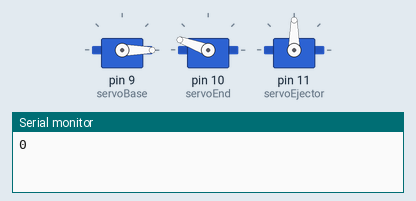
This sketch was run on a simulated Arduino Uno, built with avr-gcc and run on an emulated ATmega328P. Shown: 3 × servo, the last lines printed to the serial monitor.

Above: at 0.1 s.
At 3.68 s:
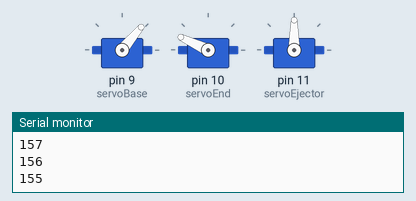
At 10.5 s:
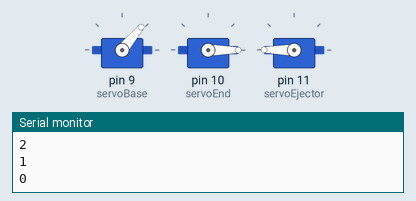
At 21.22 s:
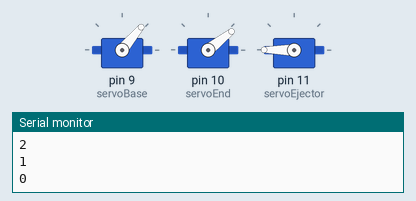
At 28.4 s:
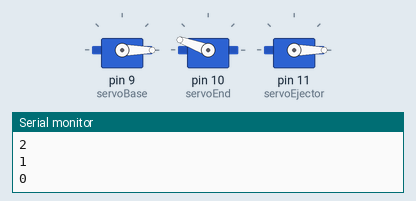
At 39.73 s:
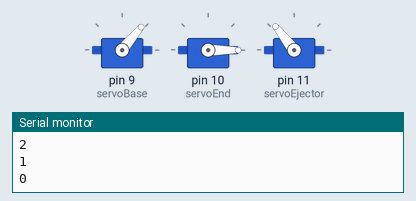
Timing chart, 0 to 40.0 s (numbered marks = the images above):
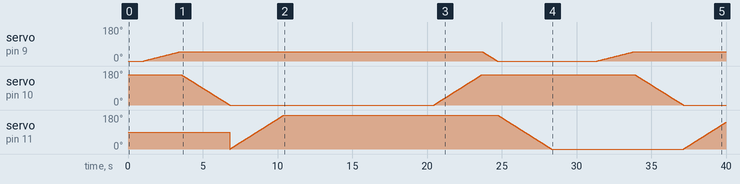

The sketch:

arm.ino
```cpp
// include the Servo library
#include <Servo.h>

Servo servoBase;  // create a servo object
Servo servoEnd;  // create a servo object
Servo servoEjector;

int posBase = 0, posEnd = 160, posEjector = 0;

void setup() {
  servoBase.attach(9);   // attaches the servo on pin 9 to the servo object
  servoEnd.attach(10);   // attaches the servo on pin 10 to the servo object
  servoEjector.attach(11);   // attaches the servo on pin 11 to the servo object
  Serial.begin(9600);  // open a serial connection to your computer
}

void loop() {
  Serial.println(0);
  servoEnd.write(160);
  servoBase.write(0);
  delay(1000);

  // base action
  for (posBase = 0; posBase <= 50; posBase += 1) {
    // pos cannot go beyond 180
    Serial.println(posBase);
    servoBase.write(posBase);
    delay(50);
  }
  // delay(1000);

  // end action
  for (posEnd = 160; posEnd >= 0; posEnd -= 1) {
    // pos cannot go beyond 180
    Serial.println(posEnd);
    servoEnd.write(posEnd);
    delay(20);
  }

  for (posEjector = 0; posEjector <= 180; posEjector += 1) {
    // pos cannot go beyond 180
//    Serial.println(servoEjector);
    servoEjector.write(posEjector);
    delay(20);
  }
  delay(10000);

  while (posEnd < 160) {
    posEnd += 1;
    servoEnd.write(posEnd);
    delay(20);
  }
  while (posBase > 0) {
    posBase -= 1;
    servoBase.write(posBase);
    delay(20);
  }
  while (posEjector > 0) {
    posEjector -= 1;
    servoEjector.write(posEjector);
    delay(20);
  }

  delay(2000);
}
```
